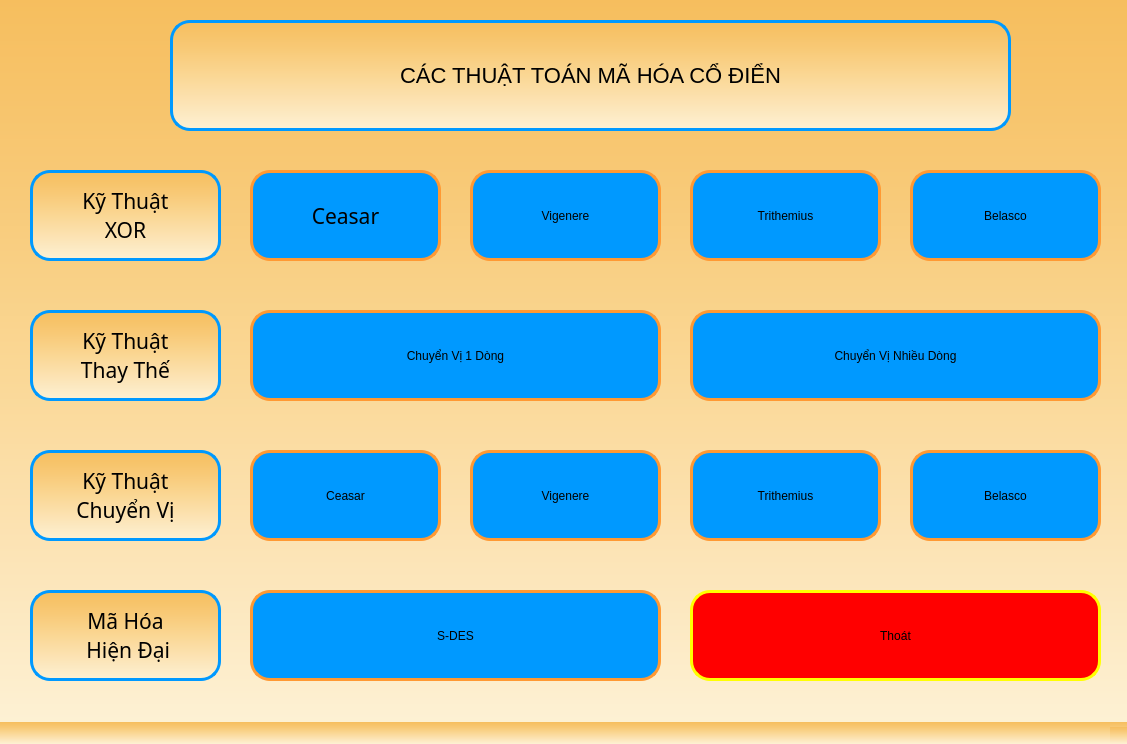
<?xml version="1.0" encoding="UTF-8"?>
<ui version="4.0">
 <class>Mainwindow</class>
 <widget class="QMainWindow" name="Mainwindow">
  <property name="geometry">
   <rect>
    <x>0</x>
    <y>0</y>
    <width>1127</width>
    <height>744</height>
   </rect>
  </property>
  <property name="windowTitle">
   <string>Đồ Án Bảo Mật Hệ Thống Thông Tin</string>
  </property>
  <property name="windowIcon">
   <iconset>
    <normaloff>tainguyen/logo.ico</normaloff>tainguyen/logo.ico</iconset>
  </property>
  <property name="windowOpacity">
   <double>1.000000000000000</double>
  </property>
  <property name="styleSheet">
   <string notr="true">
color:black;
background-color: qlineargradient(spread:pad, x1:0, y1:0, x2:0, y2:1, stop:0 #F6BE5E, stop:0.25 #F8C976, stop:0.5 #FAD794, stop:0.75 #FCE3B4, stop:1 #FDF1D4);
</string>
  </property>
  <widget class="QWidget" name="centralwidget">
   <property name="enabled">
    <bool>true</bool>
   </property>
   <widget class="QLabel" name="H1">
    <property name="geometry">
     <rect>
      <x>170</x>
      <y>20</y>
      <width>841</width>
      <height>111</height>
     </rect>
    </property>
    <property name="font">
     <font>
      <family>Tahoma</family>
      <pointsize>26</pointsize>
      <weight>9</weight>
      <italic>false</italic>
      <bold>false</bold>
     </font>
    </property>
    <property name="layoutDirection">
     <enum>Qt::LeftToRight</enum>
    </property>
    <property name="autoFillBackground">
     <bool>false</bool>
    </property>
    <property name="styleSheet">
     <string notr="true">font-size: 22px;
font: 75 26pt &quot;Tahoma&quot;;
border: 3px solid #0099FF;

border-radius: 20px;
color:black;



</string>
    </property>
    <property name="text">
     <string>CÁC THUẬT TOÁN MÃ HÓA CỔ ĐIỂN</string>
    </property>
    <property name="alignment">
     <set>Qt::AlignCenter</set>
    </property>
   </widget>
   <widget class="QLabel" name="label_2">
    <property name="geometry">
     <rect>
      <x>30</x>
      <y>310</y>
      <width>191</width>
      <height>91</height>
     </rect>
    </property>
    <property name="font">
     <font>
      <family>Montserrat</family>
      <pointsize>16</pointsize>
      <weight>50</weight>
      <italic>false</italic>
      <bold>false</bold>
     </font>
    </property>
    <property name="styleSheet">
     <string notr="true">border: 3px solid #0099FF;
font: 16pt &quot;Montserrat&quot;;
border-radius:20px;
</string>
    </property>
    <property name="text">
     <string>Kỹ Thuật 
Thay Thế</string>
    </property>
    <property name="alignment">
     <set>Qt::AlignCenter</set>
    </property>
   </widget>
   <widget class="QPushButton" name="Btn_Ceasar">
    <property name="geometry">
     <rect>
      <x>250</x>
      <y>170</y>
      <width>191</width>
      <height>91</height>
     </rect>
    </property>
    <property name="font">
     <font>
      <family>Montserrat</family>
      <pointsize>16</pointsize>
      <weight>9</weight>
      <italic>false</italic>
      <bold>false</bold>
     </font>
    </property>
    <property name="cursor">
     <cursorShape>PointingHandCursor</cursorShape>
    </property>
    <property name="styleSheet">
     <string notr="true">QPushButton {
    border-radius: 20px;
    background-color: #0099FF;
    border: 3px solid #FF9933;
    font: 75 16pt &quot;Montserrat&quot;;
}

QPushButton:hover {
    background-color: white;
	border: 3px solid #0099FF  ;
    color:black ;
}
</string>
    </property>
    <property name="text">
     <string>Ceasar</string>
    </property>
   </widget>
   <widget class="QPushButton" name="Btn_Vignere">
    <property name="geometry">
     <rect>
      <x>470</x>
      <y>170</y>
      <width>191</width>
      <height>91</height>
     </rect>
    </property>
    <property name="cursor">
     <cursorShape>PointingHandCursor</cursorShape>
    </property>
    <property name="styleSheet">
     <string notr="true">QPushButton {
    border-radius: 20px;
    background-color: #0099FF;
    border: 3px solid #FF9933;
    font: 75 16pt &quot;Montserrat&quot;;
}

QPushButton:hover {
    background-color: white;
	border: 3px solid #0099FF  ;
    color:black ;
}
</string>
    </property>
    <property name="text">
     <string>Vigenere</string>
    </property>
   </widget>
   <widget class="QPushButton" name="Btn_Trithemius">
    <property name="geometry">
     <rect>
      <x>690</x>
      <y>170</y>
      <width>191</width>
      <height>91</height>
     </rect>
    </property>
    <property name="cursor">
     <cursorShape>PointingHandCursor</cursorShape>
    </property>
    <property name="styleSheet">
     <string notr="true">QPushButton {
    border-radius: 20px;
    background-color: #0099FF;
    border: 3px solid #FF9933;
    font: 75 16pt &quot;Montserrat&quot;;
}

QPushButton:hover {
    background-color: white;
	border: 3px solid #0099FF  ;
    color:black ;
}
</string>
    </property>
    <property name="text">
     <string>Trithemius</string>
    </property>
   </widget>
   <widget class="QPushButton" name="Btn_Belasco">
    <property name="geometry">
     <rect>
      <x>910</x>
      <y>170</y>
      <width>191</width>
      <height>91</height>
     </rect>
    </property>
    <property name="cursor">
     <cursorShape>PointingHandCursor</cursorShape>
    </property>
    <property name="styleSheet">
     <string notr="true">QPushButton {
    border-radius: 20px;
    background-color: #0099FF;
    border: 3px solid #FF9933;
    font: 75 16pt &quot;Montserrat&quot;;
}

QPushButton:hover {
    background-color: white;
	border: 3px solid #0099FF  ;
    color:black ;
}
</string>
    </property>
    <property name="text">
     <string>Belasco</string>
    </property>
   </widget>
   <widget class="QLabel" name="label_3">
    <property name="geometry">
     <rect>
      <x>30</x>
      <y>450</y>
      <width>191</width>
      <height>91</height>
     </rect>
    </property>
    <property name="font">
     <font>
      <family>Montserrat</family>
      <pointsize>16</pointsize>
      <weight>50</weight>
      <italic>false</italic>
      <bold>false</bold>
     </font>
    </property>
    <property name="styleSheet">
     <string notr="true">font: 16pt &quot;Montserrat&quot;;
border-radius:20px;
border: 3px solid #0099FF;
</string>
    </property>
    <property name="text">
     <string>Kỹ Thuật 
Chuyển Vị</string>
    </property>
    <property name="alignment">
     <set>Qt::AlignCenter</set>
    </property>
   </widget>
   <widget class="QPushButton" name="Btn_01dong">
    <property name="geometry">
     <rect>
      <x>250</x>
      <y>310</y>
      <width>411</width>
      <height>91</height>
     </rect>
    </property>
    <property name="cursor">
     <cursorShape>PointingHandCursor</cursorShape>
    </property>
    <property name="styleSheet">
     <string notr="true">QPushButton {
    border-radius: 20px;
    background-color: #0099FF;
    border: 3px solid #FF9933;
    font: 75 16pt &quot;Montserrat&quot;;
}

QPushButton:hover {
    background-color: white;
	border: 3px solid #0099FF  ;
    color:black ;
}
</string>
    </property>
    <property name="text">
     <string>Chuyển Vị 1 Dòng</string>
    </property>
   </widget>
   <widget class="QPushButton" name="Btn_nhieudong">
    <property name="geometry">
     <rect>
      <x>690</x>
      <y>310</y>
      <width>411</width>
      <height>91</height>
     </rect>
    </property>
    <property name="cursor">
     <cursorShape>PointingHandCursor</cursorShape>
    </property>
    <property name="styleSheet">
     <string notr="true">QPushButton {
    border-radius: 20px;
    background-color: #0099FF;
    border: 3px solid #FF9933;
    font: 75 16pt &quot;Montserrat&quot;;
}

QPushButton:hover {
    background-color: white;
	border: 3px solid #0099FF  ;
    color:black ;
}
</string>
    </property>
    <property name="text">
     <string>Chuyển Vị Nhiều Dòng</string>
    </property>
   </widget>
   <widget class="QPushButton" name="Btn_XORVignere">
    <property name="geometry">
     <rect>
      <x>470</x>
      <y>450</y>
      <width>191</width>
      <height>91</height>
     </rect>
    </property>
    <property name="cursor">
     <cursorShape>PointingHandCursor</cursorShape>
    </property>
    <property name="styleSheet">
     <string notr="true">QPushButton {
    border-radius: 20px;
    background-color: #0099FF;
    border: 3px solid #FF9933;
    font: 75 16pt &quot;Montserrat&quot;;
}

QPushButton:hover {
    background-color: white;
	border: 3px solid #0099FF  ;
    color:black ;
}
</string>
    </property>
    <property name="text">
     <string>Vigenere</string>
    </property>
   </widget>
   <widget class="QPushButton" name="Btn_XORBelasco">
    <property name="geometry">
     <rect>
      <x>910</x>
      <y>450</y>
      <width>191</width>
      <height>91</height>
     </rect>
    </property>
    <property name="cursor">
     <cursorShape>PointingHandCursor</cursorShape>
    </property>
    <property name="styleSheet">
     <string notr="true">QPushButton {
    border-radius: 20px;
    background-color: #0099FF;
    border: 3px solid #FF9933;
    font: 75 16pt &quot;Montserrat&quot;;
}

QPushButton:hover {
    background-color: white;
	border: 3px solid #0099FF  ;
    color:black ;
}
</string>
    </property>
    <property name="text">
     <string>Belasco</string>
    </property>
   </widget>
   <widget class="QPushButton" name="Btn_XORTrithemius">
    <property name="geometry">
     <rect>
      <x>690</x>
      <y>450</y>
      <width>191</width>
      <height>91</height>
     </rect>
    </property>
    <property name="cursor">
     <cursorShape>PointingHandCursor</cursorShape>
    </property>
    <property name="styleSheet">
     <string notr="true">QPushButton {
    border-radius: 20px;
    background-color: #0099FF;
    border: 3px solid #FF9933;
    font: 75 16pt &quot;Montserrat&quot;;
}

QPushButton:hover {
    background-color: white;
	border: 3px solid #0099FF  ;
    color:black ;
}
</string>
    </property>
    <property name="text">
     <string>Trithemius</string>
    </property>
   </widget>
   <widget class="QPushButton" name="Btn_XORCeasar">
    <property name="geometry">
     <rect>
      <x>250</x>
      <y>450</y>
      <width>191</width>
      <height>91</height>
     </rect>
    </property>
    <property name="cursor">
     <cursorShape>PointingHandCursor</cursorShape>
    </property>
    <property name="styleSheet">
     <string notr="true">QPushButton {
    border-radius: 20px;
    background-color: #0099FF;
    border: 3px solid #FF9933;
    font: 75 16pt &quot;Montserrat&quot;;
}

QPushButton:hover {
    background-color: white;
	border: 3px solid #0099FF  ;
    color:black ;
}
</string>
    </property>
    <property name="text">
     <string>Ceasar</string>
    </property>
   </widget>
   <widget class="QLabel" name="label_4">
    <property name="geometry">
     <rect>
      <x>30</x>
      <y>170</y>
      <width>191</width>
      <height>91</height>
     </rect>
    </property>
    <property name="font">
     <font>
      <family>Montserrat</family>
      <pointsize>16</pointsize>
      <weight>50</weight>
      <italic>false</italic>
      <bold>false</bold>
     </font>
    </property>
    <property name="styleSheet">
     <string notr="true">border: 3px solid #0099FF;
border-radius:20px;
font: 16pt &quot;Montserrat&quot;;</string>
    </property>
    <property name="text">
     <string>Kỹ Thuật 
XOR</string>
    </property>
    <property name="alignment">
     <set>Qt::AlignCenter</set>
    </property>
   </widget>
   <widget class="QLabel" name="label_5">
    <property name="geometry">
     <rect>
      <x>30</x>
      <y>590</y>
      <width>191</width>
      <height>91</height>
     </rect>
    </property>
    <property name="font">
     <font>
      <family>Montserrat</family>
      <pointsize>16</pointsize>
      <weight>50</weight>
      <italic>false</italic>
      <bold>false</bold>
     </font>
    </property>
    <property name="styleSheet">
     <string notr="true">border: 3px solid #0099FF;
font: 16pt &quot;Montserrat&quot;;
border-radius:20px;
</string>
    </property>
    <property name="text">
     <string>Mã Hóa
 Hiện Đại</string>
    </property>
    <property name="alignment">
     <set>Qt::AlignCenter</set>
    </property>
   </widget>
   <widget class="QPushButton" name="Btn_SDES">
    <property name="geometry">
     <rect>
      <x>250</x>
      <y>590</y>
      <width>411</width>
      <height>91</height>
     </rect>
    </property>
    <property name="cursor">
     <cursorShape>PointingHandCursor</cursorShape>
    </property>
    <property name="styleSheet">
     <string notr="true">QPushButton {
    border-radius: 20px;
    background-color: #0099FF;
    border: 3px solid #FF9933;
    font: 75 16pt &quot;Montserrat&quot;;
}

QPushButton:hover {
    background-color: white;
	border: 3px solid #0099FF  ;
    color:black ;
}
</string>
    </property>
    <property name="text">
     <string>S-DES</string>
    </property>
   </widget>
   <widget class="QPushButton" name="Btn_SDES_2">
    <property name="geometry">
     <rect>
      <x>690</x>
      <y>590</y>
      <width>411</width>
      <height>91</height>
     </rect>
    </property>
    <property name="cursor">
     <cursorShape>PointingHandCursor</cursorShape>
    </property>
    <property name="styleSheet">
     <string notr="true">QPushButton {
    border-radius: 20px;
    background-color: #FF0000;
    border: 3px solid #FFFF00;
    font: 75 16pt &quot;Montserrat&quot;;
}

QPushButton:hover {
    background-color: white;
	border: 3px solid #FF0000;
    color:red ;
}
</string>
    </property>
    <property name="text">
     <string>Thoát</string>
    </property>
   </widget>
   <zorder>Btn_Ceasar</zorder>
   <zorder>H1</zorder>
   <zorder>label_2</zorder>
   <zorder>Btn_Vignere</zorder>
   <zorder>Btn_Trithemius</zorder>
   <zorder>Btn_Belasco</zorder>
   <zorder>label_3</zorder>
   <zorder>Btn_01dong</zorder>
   <zorder>Btn_nhieudong</zorder>
   <zorder>Btn_XORVignere</zorder>
   <zorder>Btn_XORBelasco</zorder>
   <zorder>Btn_XORTrithemius</zorder>
   <zorder>Btn_XORCeasar</zorder>
   <zorder>label_4</zorder>
   <zorder>label_5</zorder>
   <zorder>Btn_SDES</zorder>
   <zorder>Btn_SDES_2</zorder>
  </widget>
  <widget class="QMenuBar" name="menubar">
   <property name="geometry">
    <rect>
     <x>0</x>
     <y>0</y>
     <width>1127</width>
     <height>26</height>
    </rect>
   </property>
   <property name="styleSheet">
    <string notr="true">background-color:white;
color: black;</string>
   </property>
  </widget>
  <widget class="QStatusBar" name="statusbar"/>
  <action name="actionChuy_n_V">
   <property name="checkable">
    <bool>false</bool>
   </property>
   <property name="text">
    <string>Chuyển Vị</string>
   </property>
  </action>
  <action name="actionThay_Th">
   <property name="text">
    <string>Thay Thế</string>
   </property>
  </action>
  <action name="actionXOR">
   <property name="text">
    <string>XOR</string>
   </property>
  </action>
  <action name="actionTho_t">
   <property name="text">
    <string>Thoát</string>
   </property>
  </action>
  <action name="actionOpen">
   <property name="text">
    <string>Open</string>
   </property>
  </action>
  <action name="actionSave">
   <property name="text">
    <string>Save</string>
   </property>
  </action>
  <action name="actionWebsite">
   <property name="text">
    <string>Website</string>
   </property>
  </action>
  <action name="actionAbout_us">
   <property name="text">
    <string>About us</string>
   </property>
  </action>
  <action name="actionSave_2">
   <property name="text">
    <string>Save</string>
   </property>
  </action>
  <action name="actionTho_t_2">
   <property name="text">
    <string>Thoát</string>
   </property>
  </action>
 </widget>
 <resources/>
 <connections/>
</ui>
